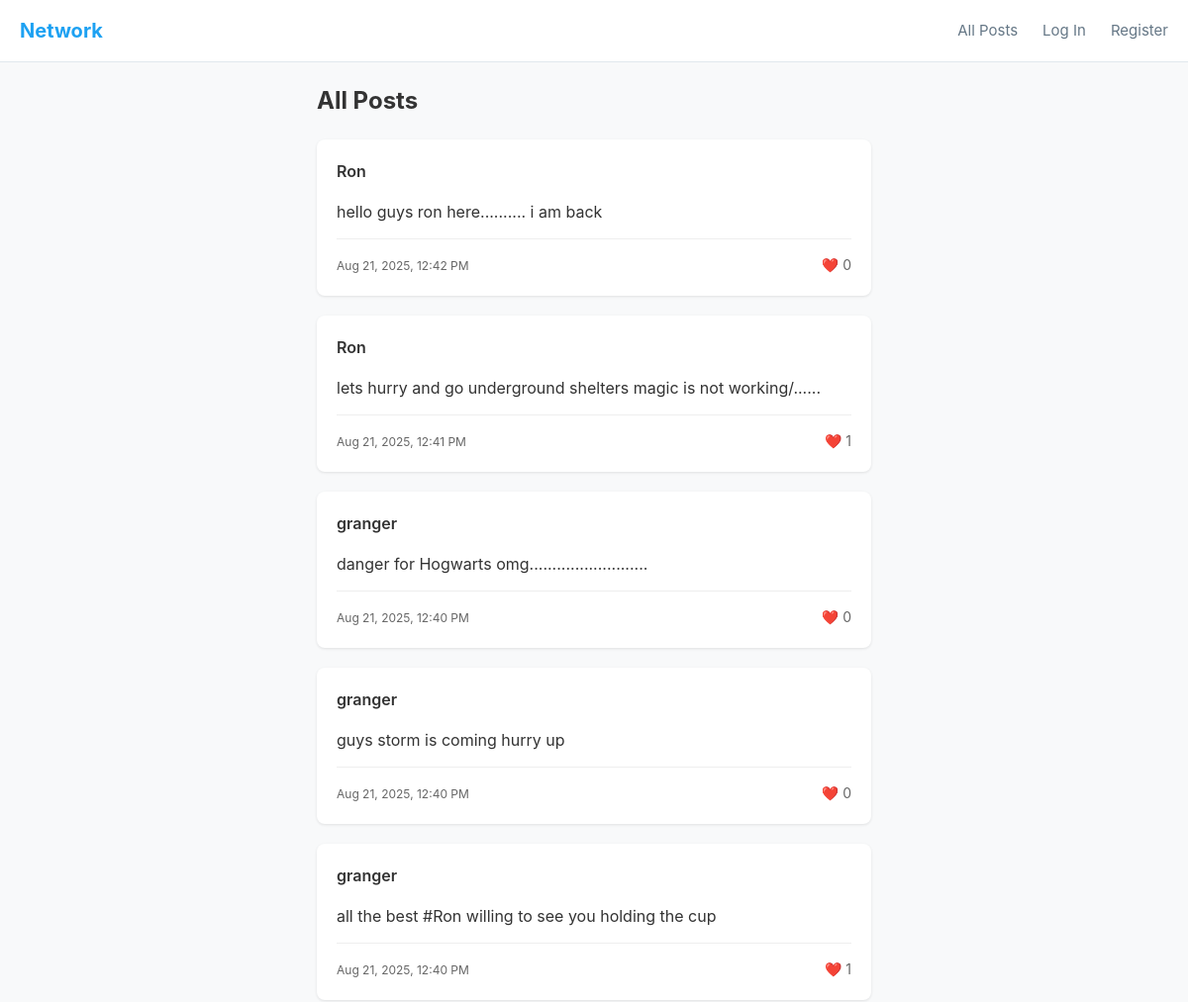
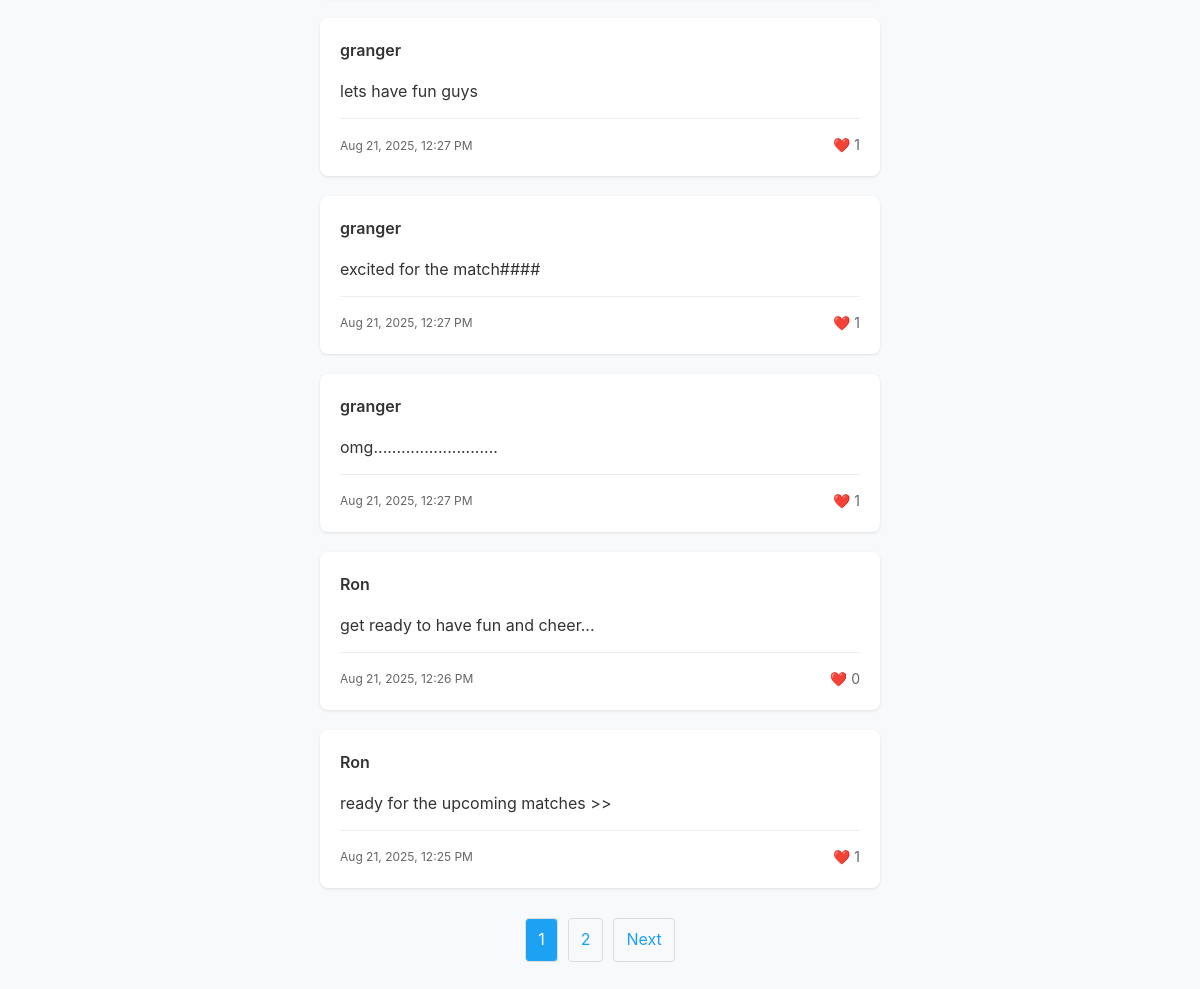
The page / on the database its author committed (2 pictures, top to bottom).
### network/models.py (models this page shows, shortened)
class Post(models.Model):
    user = models.ForeignKey(User, on_delete=models.CASCADE, related_name="posts")
    content = models.TextField(max_length=280)
    timestamp = models.DateTimeField(auto_now_add=True)
    likes = models.ManyToManyField(User, related_name="liked_posts", blank=True)
    class Meta:
        ordering = ["-timestamp"]
    def like_count(self):
        return self.likes.count()

class User(AbstractUser):
    def followers_count(self):
        return Follow.objects.filter(following=self).count()

### network/views.py (the view)
# urls.py: path("", views.index, name="index"),
def index(request):
    posts = Post.objects.all()
    paginator = Paginator(posts, 10)  # Show 10 posts per page
    page_number = request.GET.get('page')
    page_obj = paginator.get_page(page_number)
    return render(request, "network/index.html", {
        "page_obj": page_obj
    })

### network/templates/network/index.html (shortened to what this page needs)
{% extends "network/layout.html" %}
{% block body %}
    <div class="posts-container">
        <h1>All Posts</h1>
        {% if page_obj %}
            {% for post in page_obj %}
                <div class="post-card">
                    <div class="post-header">
                        <h3 class="username">
                            <a href="{% url 'profile' post.user.username %}">{{ post.user.username }}</a>
                        </h3>
                    </div>
                    <div id="post-content-{{ post.id }}" class="post-content">
                        {{ post.content }}
                    </div>
                    <div class="post-footer">
                        <small class="timestamp">{{ post.timestamp|date:"M d, Y, g:i A" }}</small>
                        <div class="post-actions">
                            {% if user.is_authenticated %}
                                <button class="like-btn" onclick="toggleLike({{ post.id }})"
                                        data-liked="{% if user in post.likes.all %}true{% else %}false{% endif %}">
                                    <span id="like-icon-{{ post.id }}">
                                        {% if user in post.likes.all %}❤️{% else %}🤍{% endif %}
                                    </span>
                                    <span id="like-count-{{ post.id }}">{{ post.like_count }}</span>
                                </button>
                            {% else %}
                                <span class="like-display">❤️ {{ post.like_count }}</span>
                            {% endif %}
                        </div>
                    </div>
                </div>
            {% endfor %}
            {% if page_obj.has_other_pages %}
                <div class="pagination">
                    {% for i in page_obj.paginator.page_range %}
                        {% if page_obj.number == i %}
                            <span class="current">{{ i }}</span>
                        {% else %}
                            <a href="?page={{ i }}">{{ i }}</a>
                        {% endif %}
                    {% endfor %}
                    {% if page_obj.has_next %}
                        <a href="?page={{ page_obj.next_page_number }}">Next</a>
                    {% endif %}
                </div>
            {% endif %}
        {% else %}
            <div class="no-posts">
                <p>No posts yet. {% if user.is_authenticated %}Be the first to post something!{% else %}Log in to create posts.{% endif %}</p>
            </div>
        {% endif %}
    </div>
{% endblock %}

### network/templates/network/layout.html (shortened to what this page needs)
{% load static %}
<!DOCTYPE html>
<html lang="en">
    <head>
        <link href="{% static 'network/styles.css' %}" rel="stylesheet">
    </head>
    <body>
        <nav class="navbar">
            <div class="nav-container">
                <a href="{% url 'index' %}" class="nav-brand">Network</a>
                <div class="nav-links">
                    <a href="{% url 'index' %}" class="nav-link">All Posts</a>
                    {% if user.is_authenticated %}
                        <a href="{% url 'following' %}" class="nav-link">Following</a>
                        <a href="{% url 'logout' %}" class="nav-link">Log Out</a>
                    {% else %}
                        <a href="{% url 'login' %}" class="nav-link">Log In</a>
                        <a href="{% url 'register' %}" class="nav-link">Register</a>
                    {% endif %}
                </div>
            </div>
        </nav>
        <main class="main-content">
            {% block body %}
            {% endblock %}
        </main>
    </body>
</html>

### network/templates/network/index.html (style rules this page uses)
body { font-family: -apple-system, BlinkMacSystemFont, "Segoe UI", Roboto, sans-serif; background-color: #f8f9fa; margin: 0; padding: 0; }
.new-post-container, .posts-container { max-width: 600px; margin: 0 auto; padding: 20px; }
.new-post-card, .post-card { background: white; border-radius: 8px; padding: 20px; margin-bottom: 20px; box-shadow: 0 1px 3px rgba(0,0,0,0.1); }
.posts-container h1 { font-size: 24px; margin-bottom: 20px; font-weight: 700; }
.post-header { display: flex; justify-content: space-between; align-items: center; margin-bottom: 10px; }
.username { margin: 0; font-size: 16px; font-weight: 600; }
.username a { color: #333; text-decoration: none; }
.post-content { margin: 15px 0; line-height: 1.5; color: #333; }
.post-footer { display: flex; justify-content: space-between; align-items: center; margin-top: 15px; padding-top: 15px; border-top: 1px solid #eee; }
.timestamp { color: #666; font-size: 12px; }
.post-actions { display: flex; gap: 15px; align-items: center; }
.like-display, .comment-link { font-size: 14px; color: #666; }
.pagination { display: flex; justify-content: center; gap: 10px; margin: 30px 0; }
.pagination a, .pagination .current { padding: 8px 12px; text-decoration: none; color: #1da1f2; border: 1px solid #ddd; border-radius: 4px; }
.pagination .current { background: #1da1f2; color: white; }

### network/templates/network/layout.html (style rules this page uses)
* { margin: 0; padding: 0; box-sizing: border-box; }
body { font-family: -apple-system, BlinkMacSystemFont, "Segoe UI", Roboto, "Helvetica Neue", Arial, sans-serif; background-color: #f8f9fa; color: #333; line-height: 1.6; }
.navbar { background: white; border-bottom: 1px solid #e1e8ed; padding: 0; position: sticky; top: 0; z-index: 100; }
.nav-container { max-width: 1200px; margin: 0 auto; display: flex; justify-content: space-between; align-items: center; padding: 15px 20px; }
.nav-brand { font-size: 20px; font-weight: bold; color: #1da1f2; text-decoration: none; }
.nav-links { display: flex; gap: 25px; align-items: center; }
.nav-link { color: #657786; text-decoration: none; font-size: 15px; font-weight: 400; transition: color 0.2s; }
.main-content { min-height: calc(100vh - 70px); padding: 0; }

### rows shown on the page
Post: user.username "Ron", content "hello guys ron here.......... i am back", timestamp "Aug 21, 2025, 12:42 PM", like_count "0"
Post: user.username "Ron", content "lets hurry and go underground shelters magic is not working/......", timestamp "Aug 21, 2025, 12:41 PM", like_count "1"
Post: user.username "granger", content "danger for Hogwarts omg..........................", timestamp "Aug 21, 2025, 12:40 PM", like_count "0"
Post: user.username "granger", content "guys storm is coming hurry up", timestamp "Aug 21, 2025, 12:40 PM", like_count "0"
Post: user.username "granger", content "all the best #Ron willing to see you holding the cup", timestamp "Aug 21, 2025, 12:40 PM", like_count "1"
Post: user.username "granger", content "lets have fun guys", timestamp "Aug 21, 2025, 12:27 PM", like_count "1"
Post: user.username "granger", content "excited for the match####", timestamp "Aug 21, 2025, 12:27 PM", like_count "1"
Post: user.username "granger", content "omg...........................", timestamp "Aug 21, 2025, 12:27 PM", like_count "1"
Post: user.username "Ron", content "get ready to have fun and cheer...", timestamp "Aug 21, 2025, 12:26 PM", like_count "0"
Post: user.username "Ron", content "ready for the upcoming matches >>", timestamp "Aug 21, 2025, 12:25 PM", like_count "1"

### other values the page prints
{{ i }} "1"
{{ i }} "2"
